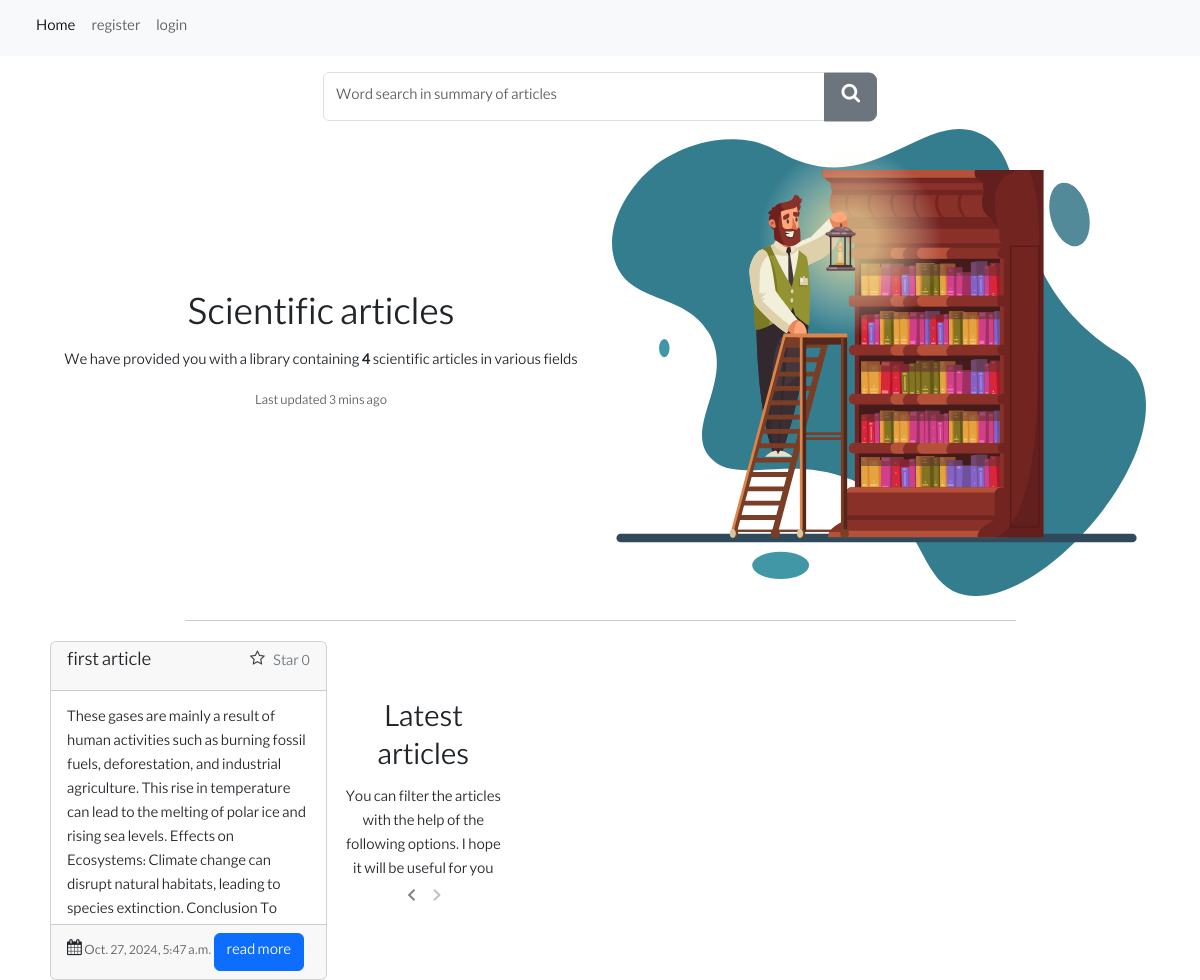
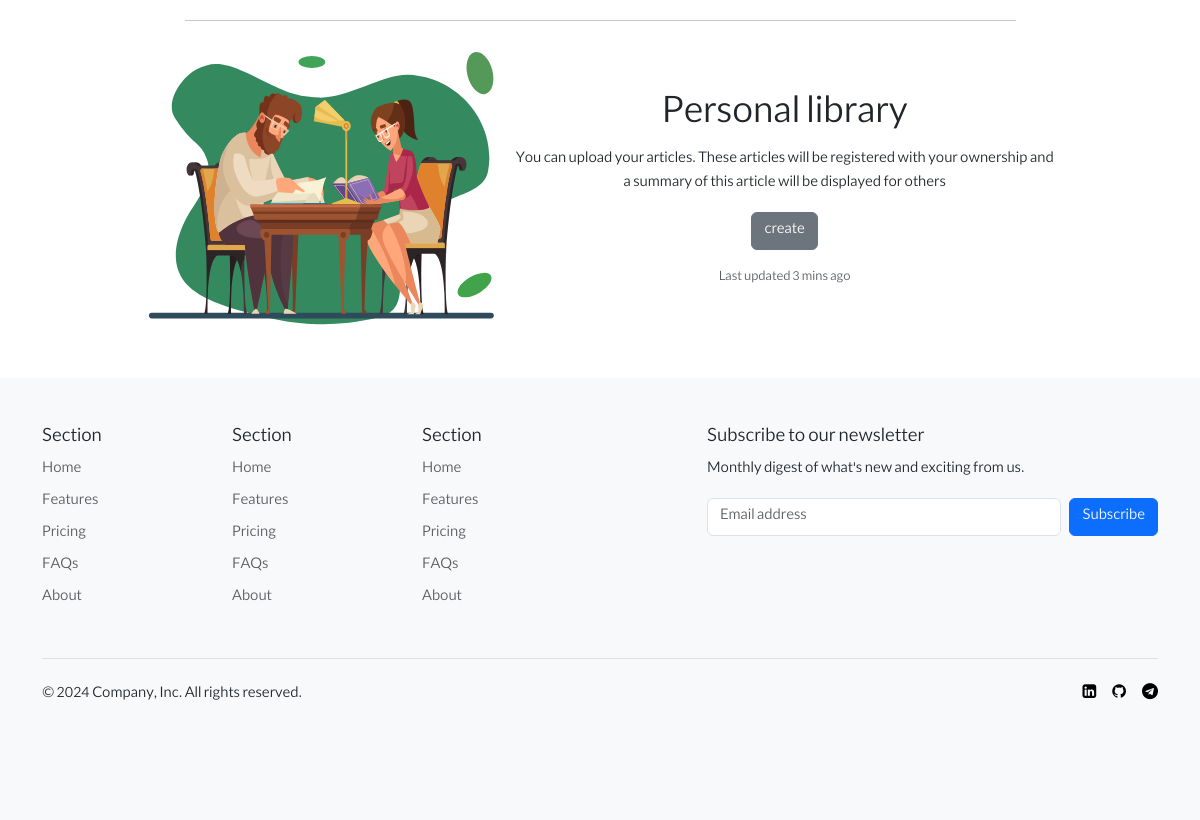
Screenshot of /?page=2 with the database file from the repository (2 pictures, top to bottom).
### home/models.py (models this page shows)
class Article(models.Model):
    title = models.CharField(max_length=100)
    body = models.TextField()
    pdf = models.FileField(upload_to='%Y/%m/%d/')
    lang = models.CharField(max_length=10)
    created = models.DateTimeField(auto_now_add=True)
    owner = models.ManyToManyField(User)

### home/views.py (the view)
# urls.py: path('', views.home, name='home'),
def home(request):
    articles = Article.objects.annotate(like_count=Count('like')).order_by('-created')
    num = articles.count()
    form = ArticleFindForm()
    if request.GET.get('search'):
        articles = articles.filter(body__contains=request.GET['search'])
        text = 'Search results'
    else:
        text = 'Latest articles'
    paginator = Paginator(articles, 3)
    page_number = request.GET.get('page')
    page_obj = paginator.get_page(page_number)
    return render(request, 'home.html', {'articles': page_obj, 'form': form, 'text': text, 'num': num})

### home/forms.py
class ArticleFindForm(forms.Form):
    search = forms.CharField(widget=forms.TextInput(attrs={'class':'form-control','placeholder':'Word search in summary of articles'}))

### templates/home.html
{% extends 'base.html' %} {% block content %}
<div class="col-md-6">
  <form method="get" class="d-flex" novalidate>
    <div class="input-group">
      {{ form.search }}
      <button class="btn btn-secondary btn-lg" type="submit">
        <span class="icon-search"></span>
      </button>
    </div>
  </form>
</div>
<div class="container p-2">
    <div class="row bd-highlight justify-content-center">
      <div class="col-md-6  align-self-center text-center">
        <h1>Scientific articles</h1>
        <p>
          We have provided you with a library containing <b>{{ num }}</b> scientific
          articles in various fields
        </p>
        <p>
          <small class="text-body-secondary">Last updated 3 mins ago</small>
        </p>
      </div>
      <div class="col-md-6 bd-highlight">
        {% load static %}
        <img src="{% static 'svg/library.svg' %}" alt="..." />
      </div>
    </div>
</div>
<hr class="w-75" />
<div class="container">
      <div class="row">
        {% for article in articles %}
        <div class="card  col-12 col-lg-3 m-1" style="padding-left: 0;padding-right: 0;">
      <div class="card-header d-flex justify-content-between">
        <h5
          class="d-flex justify-content-between"
          dir="{% if article.lang == 'fa' %}rtl{% else %}ltr{% endif %}"
        >
          {{ article.title }}
        </h5>
        <a href="/star/star/{{ article.id }}" class="link-secondary link-offset-2 link-underline-opacity-25 link-underline-opacity-100-hover">
          {% if article.like_count == 0 %}
          <span class="icon-star-o">
          {% else %}
          <span class="icon-star">
          {% endif %}
          </span> Star<span> {{ article.like_count }} </span>
        </a>
      </div>
      <div class="card-body" style="max-height: 233px; overflow: hidden">
        <p class="card-text"
          dir="{% if article.lang == 'fa' %}rtl{% else %}ltr{% endif %}">
          {{ article.body }}
        </p>
      </div>
      <div class="card-footer">
        <span class="icon-calendar"></span>
        <small class="text-body-secondary">
            {{ article.created }}
        </small>
        <a href="{% url 'detail' article.id %}" class="btn btn-primary">
            read more
        </a>
      </div>
    </div>
        {%endfor%}
        <div class="col-12 col-lg-2 d-flex flex-column justify-content-center align-items-center">
            <span class="text-center">
              <h2>{{ text }}</h2>
              You can filter the articles with the help of the following options. I hope it will be useful for you
            </span>
            <span class="felesh d-flex" style="font-size: 1vw;">
              {% if articles.has_previous %}
                <div><a href="?page={{ articles.previous_page_number }}"><span class="icon-navigate_before"></span></a></div>
              {% else %}
                <div><span class="icon-navigate_before disable"></span></div>
              {% endif %}
              {% if articles.has_next %}
                <div><a href="?page={{ articles.next_page_number }}"><span class="icon-navigate_next"></span></a></div>
              {% else %}
                <div><span class="icon-navigate_next disable"></span></div>
              {% endif %}
            </span>
        </div>
    </div>
</div>
<hr class="w-75" />
<div class="container">
    <div class="row bd-highlight justify-content-center">
      <div class="col-8 col-lg-4 p-2 ">
        {% load static %}
        <img src="{% static 'svg/table.svg' %}" alt="..." />
      </div>
      <div class="col-8 col-lg-6 p-2 align-self-center text-center">
        <h1>Personal library</h1>
        <p>
          You can upload your articles. These articles will be registered with your
          ownership and a summary of this article will be displayed for others
        </p>
        <a href="/upload" class="btn btn-secondary mb-3">create</a>
        <p>
          <small class="text-body-secondary">Last updated 3 mins ago</small>
        </p>
      </div>
    </div>
</div>
{% endblock %}

### static/style/form.css (style rules this page uses)
body { font-family: lable; }
a { text-decoration: none; color: gray; }
.input-group button { top: 50%; transform: translateY(-50%); }
.felesh div { font-size: 2vw; color: gray; margin: auto 1%; }
.disable { cursor: not-allowed; color: silver; }
.card { padding-left: 0px;padding-right: 0px; }

### rows the page displays
Article: title "first article", like_count "0", body "These gases are mainly a result of human activities such as burning fossil fuels, deforestation, and industrial agriculture. This rise in temperature can lead to the melting of polar ice and rising sea levels. Effects on Ecosystems: Climate change can disrupt natural habitats, leading to species extinction. Conclusion To…", created "Oct. 27, 2024, 5:47 a.m."

### other values shown
{{ num }} "4"
{{ text }} "Latest articles"
